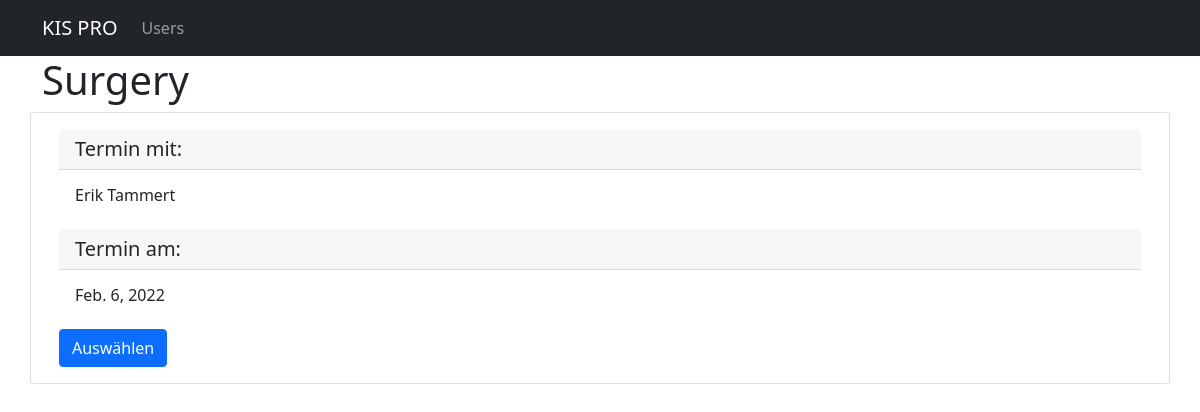
The app's page /surgery/2, older data.
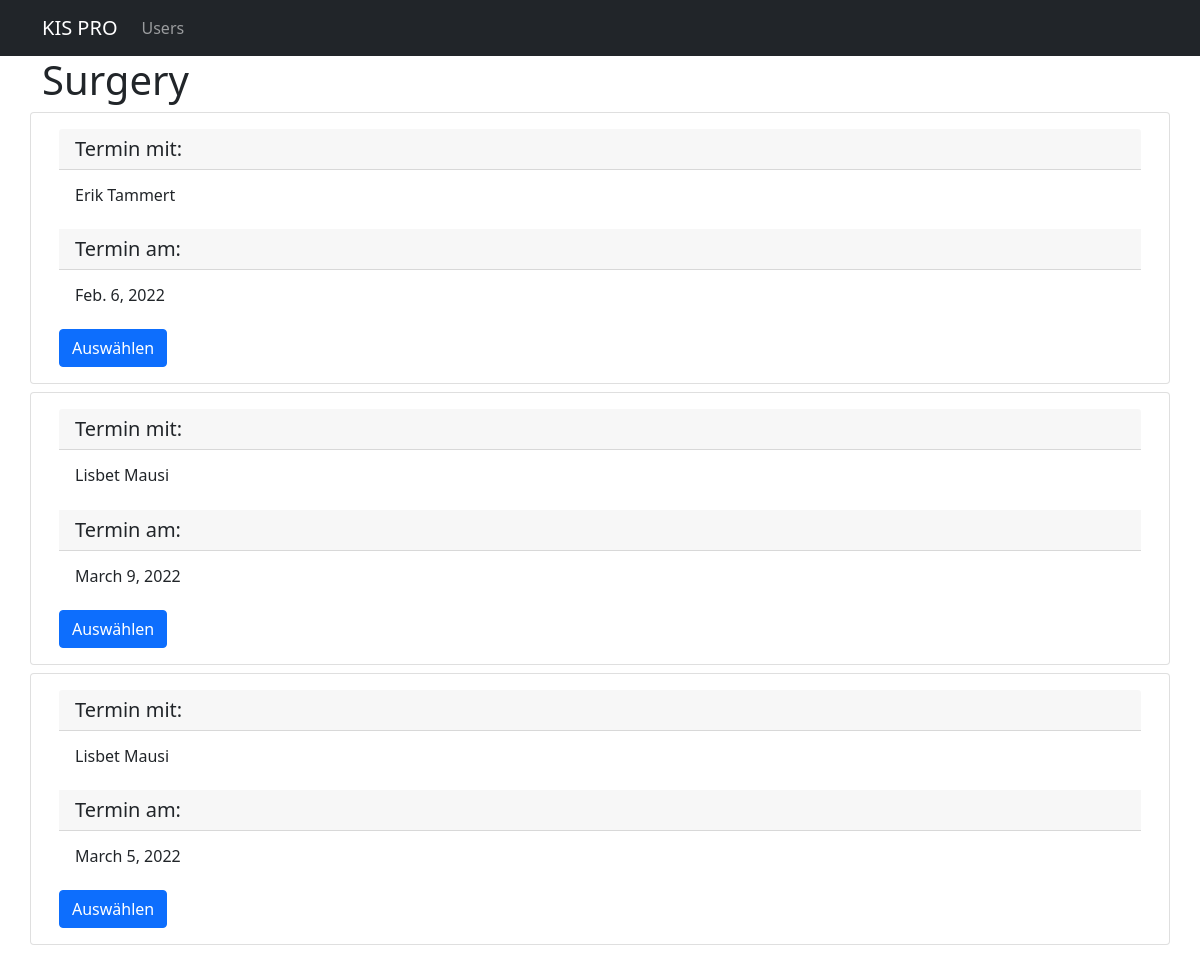
The same page, newer data.
### kis_pro/models.py (models this page shows, shortened)
class Cases(models.Model):
    timestamp = models.DateField()
    patient = models.ForeignKey(Patient, on_delete=models.CASCADE)
    doctor = models.ForeignKey(Doctor, on_delete=models.CASCADE)

class Person(models.Model):
    title = models.CharField(max_length=50)
    firstname = models.CharField(max_length=100)
    lastname = models.CharField(max_length=100)
    def user_print(self):
        return self.title + ' ' + self.firstname + ' ' + self.lastname
    def __str__(self):
        return self.user_print()
    class Meta:
        abstract = True

class Patient(Person):
    birthdate = models.DateField()
    attending_doctor = models.ManyToManyField(Doctor)

### kis_pro/views.py (the view)
# urls.py: path("surgery/<int:pk>", views.kis_pro_surgery, name="kis_pro_surgery"),
def kis_pro_surgery(request, pk):
    doc = Doctor.objects.get(pk=pk)
    cases = Cases.objects.filter(doctor=doc)
    context = {
        'cases': cases
    }
    return render(request, 'surgery/kis_pro_surgery.html', context)

### kis_pro/templates/surgery/kis_pro_surgery.html
{% extends 'base.html' %}
{% load static %}
{% block page_content %}
    <h1>Surgery</h1>
    <div class="row">
        {% for case in cases %}
            <div class="card mb-2">
                <div class="card-body">
                    <h5 class="card-header">Termin mit: </h5>
                    <h6 class="card-body">{{ case.patient }}</h6>
                    <h5 class="card-header">Termin am: </h5>
                    <h6 class="card-body">{{ case.timestamp }}</h6>
                    <a href="{% url 'kis_pro_surgery_meet' case.doctor.pk case.pk %}"
                       class="btn btn-primary">
                        Auswählen
                    </a>
                </div>
            </div>
        {% endfor %}
    </div>
{% endblock %}

Row changes from the older to the newer data that the page shows:
added Cases: patient "Lisbet Mausi", timestamp "March 9, 2022"
added Cases: patient "Lisbet Mausi", timestamp "March 5, 2022"
